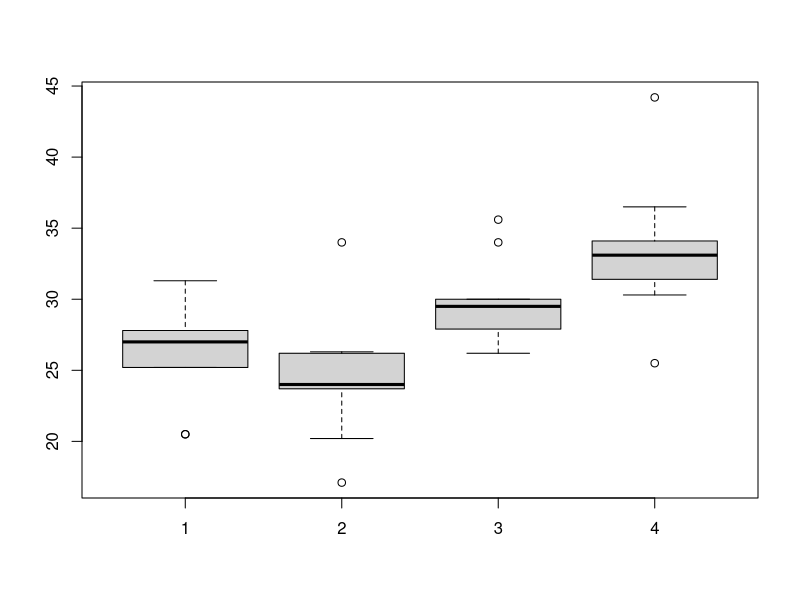
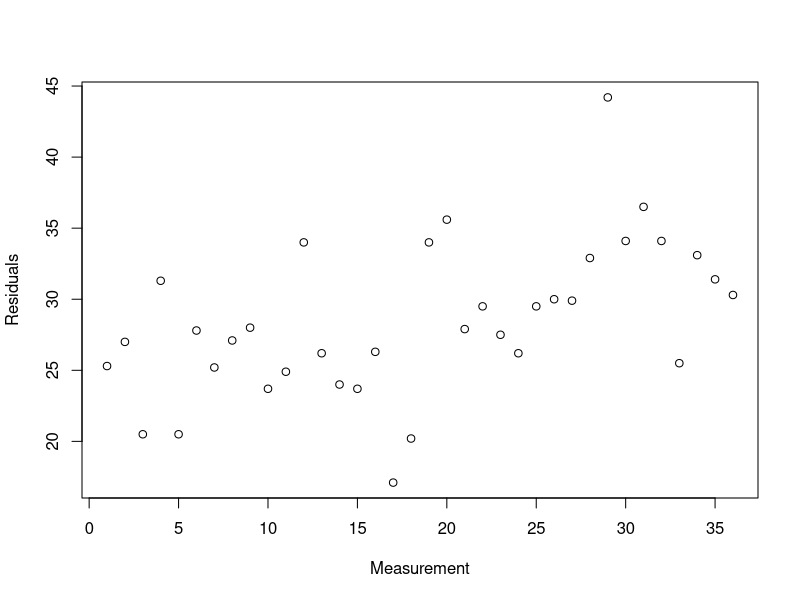

Source code (R) for these figures, in order: (Note: this script raises an error after producing the figures.)
#get data
g1 = c(25.3 ,27.0, 20.5, 31.3, 20.5, 27.8, 25.2, 27.1, 28.0)
g2 = c( 23.7, 24.9, 34.0, 26.2, 24.0, 23.7, 26.3, 17.1, 20.2)
g3 = c( 34.0, 35.6, 27.9, 29.5, 27.5, 26.2, 29.5, 30.0, 29.9)
g4 = c(32.9, 44.2, 34.1, 36.5, 34.1, 25.5, 33.1, 31.4 ,30.3)

#create a vector combing all variables
y = c(g1,g2,g3,g4)
#create groups 
n = rep(9,4)
group=rep(1:4,n)

#function to get mean and sd
tmpfn <- function(x) c(sum = sum(x), mean = mean(x), sd = sd(x))
tapply(y,group,tmpfn)

#make dataframe 
data <- data.frame(y=y,group=factor(group))
#creat a boxplot
boxplot(g1,g2,g3,g4)

#fit anova model
fit <- lm(y~group, data)
anova_model <- anova(fit)

#get residuals
residuals <- resid(anova_model)

#plot residuals 
plot(data$y, residuals, xlab="Measurement", ylab="Residuals")
abline(0,0)

#get SE of y_i - y_k
#se = t_val*sqrt(1/n1 + 1/n2)
s.pooled <- anova_model$`Mean Sq`[2] #note s.pooled = MSError
df <- 32
t.val <- qt(0.975,32)
n <- 9
se <- sqrt(s.pooled*(2/9))

#get Fisher LSD MOE and pairwise differences
lsd <- LSD.test(y,group,32,s.pooled)
#4 are different
moe_lsd <- t.val*se

#Bonferroni adjustment
bonf <- pairwise.t.test(y, group, p.adj ="bonf")
#3 are diferent
#bonf moe
t_bonf <- qt(0.05/12,32)

#tukey 
tuk <- TukeyHSD(aov(y~group,data))
#3
#tukey moe
tukey_t <- qtukey(1 - 0.05,4,32)/sqrt(2)
tuk_moe <- tukey_t*se

tuk

#scheffe
schef <- scheffe.test(y,group,32,s.pooled)
#2 diff
sch_moe <- 2.950146*se

